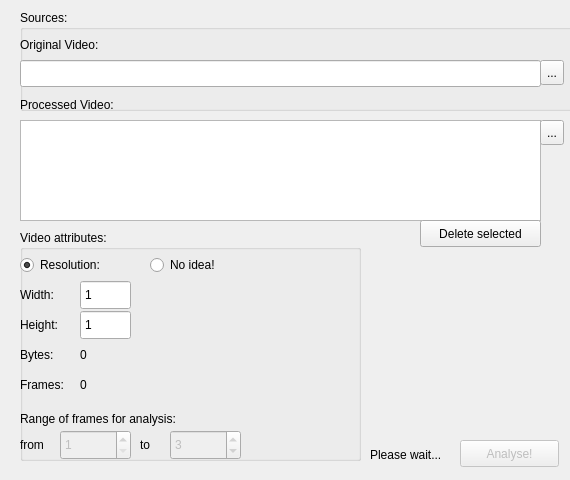
<?xml version="1.0" encoding="UTF-8"?>
<ui version="4.0">
 <class>ParameterWindow</class>
 <widget class="QDialog" name="ParameterWindow">
  <property name="geometry">
   <rect>
    <x>0</x>
    <y>0</y>
    <width>570</width>
    <height>480</height>
   </rect>
  </property>
  <property name="minimumSize">
   <size>
    <width>570</width>
    <height>480</height>
   </size>
  </property>
  <property name="maximumSize">
   <size>
    <width>570</width>
    <height>480</height>
   </size>
  </property>
  <property name="windowTitle">
   <string>Dialog</string>
  </property>
  <widget class="QGroupBox" name="referenceAttributesGroupBox">
   <property name="enabled">
    <bool>true</bool>
   </property>
   <property name="geometry">
    <rect>
     <x>20</x>
     <y>230</y>
     <width>341</width>
     <height>231</height>
    </rect>
   </property>
   <property name="font">
    <font>
     <kerning>false</kerning>
    </font>
   </property>
   <property name="title">
    <string>Video attributes:</string>
   </property>
   <widget class="QRadioButton" name="referenceResKnownRadioButton">
    <property name="geometry">
     <rect>
      <x>0</x>
      <y>20</y>
      <width>111</width>
      <height>30</height>
     </rect>
    </property>
    <property name="text">
     <string>Resolution:</string>
    </property>
    <property name="checked">
     <bool>true</bool>
    </property>
   </widget>
   <widget class="QRadioButton" name="referenceResNotKnownRadioButton">
    <property name="geometry">
     <rect>
      <x>130</x>
      <y>20</y>
      <width>91</width>
      <height>30</height>
     </rect>
    </property>
    <property name="text">
     <string>No idea!</string>
    </property>
   </widget>
   <widget class="QLabel" name="label_3">
    <property name="geometry">
     <rect>
      <x>0</x>
      <y>50</y>
      <width>67</width>
      <height>30</height>
     </rect>
    </property>
    <property name="text">
     <string>Width:</string>
    </property>
   </widget>
   <widget class="QLabel" name="label_4">
    <property name="geometry">
     <rect>
      <x>0</x>
      <y>80</y>
      <width>67</width>
      <height>30</height>
     </rect>
    </property>
    <property name="text">
     <string>Height:</string>
    </property>
   </widget>
   <widget class="QLabel" name="label_10">
    <property name="geometry">
     <rect>
      <x>0</x>
      <y>110</y>
      <width>51</width>
      <height>30</height>
     </rect>
    </property>
    <property name="text">
     <string>Bytes:</string>
    </property>
   </widget>
   <widget class="QLabel" name="referenceVideoBytesLabel">
    <property name="geometry">
     <rect>
      <x>60</x>
      <y>110</y>
      <width>91</width>
      <height>30</height>
     </rect>
    </property>
    <property name="text">
     <string>0</string>
    </property>
   </widget>
   <widget class="QLabel" name="label_14">
    <property name="geometry">
     <rect>
      <x>0</x>
      <y>140</y>
      <width>51</width>
      <height>30</height>
     </rect>
    </property>
    <property name="text">
     <string>Frames:</string>
    </property>
   </widget>
   <widget class="QLabel" name="referenceVideoFramesLabel">
    <property name="geometry">
     <rect>
      <x>60</x>
      <y>140</y>
      <width>91</width>
      <height>30</height>
     </rect>
    </property>
    <property name="text">
     <string>0</string>
    </property>
   </widget>
   <widget class="QSpinBox" name="referenceFirstFrameSpinBox">
    <property name="enabled">
     <bool>false</bool>
    </property>
    <property name="geometry">
     <rect>
      <x>40</x>
      <y>200</y>
      <width>71</width>
      <height>30</height>
     </rect>
    </property>
    <property name="minimum">
     <number>1</number>
    </property>
    <property name="maximum">
     <number>65535</number>
    </property>
   </widget>
   <widget class="QSpinBox" name="referenceLastFrameSpinBox">
    <property name="enabled">
     <bool>false</bool>
    </property>
    <property name="geometry">
     <rect>
      <x>150</x>
      <y>200</y>
      <width>71</width>
      <height>30</height>
     </rect>
    </property>
    <property name="minimum">
     <number>1</number>
    </property>
    <property name="maximum">
     <number>65535</number>
    </property>
    <property name="value">
     <number>3</number>
    </property>
   </widget>
   <widget class="QLabel" name="label_12">
    <property name="geometry">
     <rect>
      <x>0</x>
      <y>200</y>
      <width>41</width>
      <height>30</height>
     </rect>
    </property>
    <property name="text">
     <string>from</string>
    </property>
   </widget>
   <widget class="QLabel" name="label_8">
    <property name="geometry">
     <rect>
      <x>120</x>
      <y>200</y>
      <width>21</width>
      <height>30</height>
     </rect>
    </property>
    <property name="text">
     <string>to</string>
    </property>
   </widget>
   <widget class="QLabel" name="label_13">
    <property name="geometry">
     <rect>
      <x>0</x>
      <y>180</y>
      <width>231</width>
      <height>17</height>
     </rect>
    </property>
    <property name="text">
     <string>Range of frames for analysis:</string>
    </property>
   </widget>
   <widget class="QSpinBox" name="referenceResWidthSpinBox">
    <property name="enabled">
     <bool>true</bool>
    </property>
    <property name="geometry">
     <rect>
      <x>60</x>
      <y>50</y>
      <width>51</width>
      <height>30</height>
     </rect>
    </property>
    <property name="buttonSymbols">
     <enum>QAbstractSpinBox::NoButtons</enum>
    </property>
    <property name="minimum">
     <number>1</number>
    </property>
    <property name="maximum">
     <number>65535</number>
    </property>
    <property name="value">
     <number>1</number>
    </property>
   </widget>
   <widget class="QSpinBox" name="referenceResHeightSpinBox">
    <property name="enabled">
     <bool>true</bool>
    </property>
    <property name="geometry">
     <rect>
      <x>60</x>
      <y>80</y>
      <width>51</width>
      <height>30</height>
     </rect>
    </property>
    <property name="buttonSymbols">
     <enum>QAbstractSpinBox::NoButtons</enum>
    </property>
    <property name="minimum">
     <number>1</number>
    </property>
    <property name="maximum">
     <number>65535</number>
    </property>
    <property name="value">
     <number>1</number>
    </property>
   </widget>
  </widget>
  <widget class="QGroupBox" name="groupBox_4">
   <property name="geometry">
    <rect>
     <x>20</x>
     <y>10</y>
     <width>671</width>
     <height>101</height>
    </rect>
   </property>
   <property name="title">
    <string>Sources:</string>
   </property>
   <widget class="QLabel" name="label">
    <property name="geometry">
     <rect>
      <x>0</x>
      <y>20</y>
      <width>111</width>
      <height>30</height>
     </rect>
    </property>
    <property name="text">
     <string>Original Video:</string>
    </property>
   </widget>
   <widget class="QLineEdit" name="referenceVideoLineEdit">
    <property name="geometry">
     <rect>
      <x>0</x>
      <y>50</y>
      <width>521</width>
      <height>27</height>
     </rect>
    </property>
    <property name="text">
     <string/>
    </property>
   </widget>
   <widget class="QToolButton" name="chooseReferencePathToolButton">
    <property name="geometry">
     <rect>
      <x>520</x>
      <y>50</y>
      <width>24</width>
      <height>25</height>
     </rect>
    </property>
    <property name="text">
     <string>...</string>
    </property>
   </widget>
   <widget class="QLabel" name="label_2">
    <property name="geometry">
     <rect>
      <x>0</x>
      <y>80</y>
      <width>141</width>
      <height>30</height>
     </rect>
    </property>
    <property name="text">
     <string>Processed Video:</string>
    </property>
   </widget>
  </widget>
  <widget class="QPushButton" name="startAnalysisPushButton">
   <property name="enabled">
    <bool>false</bool>
   </property>
   <property name="geometry">
    <rect>
     <x>460</x>
     <y>440</y>
     <width>99</width>
     <height>27</height>
    </rect>
   </property>
   <property name="toolTip">
    <string/>
   </property>
   <property name="text">
    <string>Analyse!</string>
   </property>
  </widget>
  <widget class="QListWidget" name="processedVideosListWidget">
   <property name="geometry">
    <rect>
     <x>20</x>
     <y>120</y>
     <width>521</width>
     <height>101</height>
    </rect>
   </property>
  </widget>
  <widget class="QToolButton" name="chooseProcessedPathToolButton">
   <property name="geometry">
    <rect>
     <x>540</x>
     <y>120</y>
     <width>24</width>
     <height>25</height>
    </rect>
   </property>
   <property name="text">
    <string>...</string>
   </property>
  </widget>
  <widget class="QPushButton" name="deleteSelectedPushButton">
   <property name="geometry">
    <rect>
     <x>420</x>
     <y>220</y>
     <width>121</width>
     <height>27</height>
    </rect>
   </property>
   <property name="text">
    <string>Delete selected</string>
   </property>
  </widget>
  <widget class="QLabel" name="pleaseWaitLabel">
   <property name="geometry">
    <rect>
     <x>370</x>
     <y>440</y>
     <width>91</width>
     <height>30</height>
    </rect>
   </property>
   <property name="text">
    <string>Please wait...</string>
   </property>
  </widget>
 </widget>
 <resources/>
 <connections/>
</ui>
